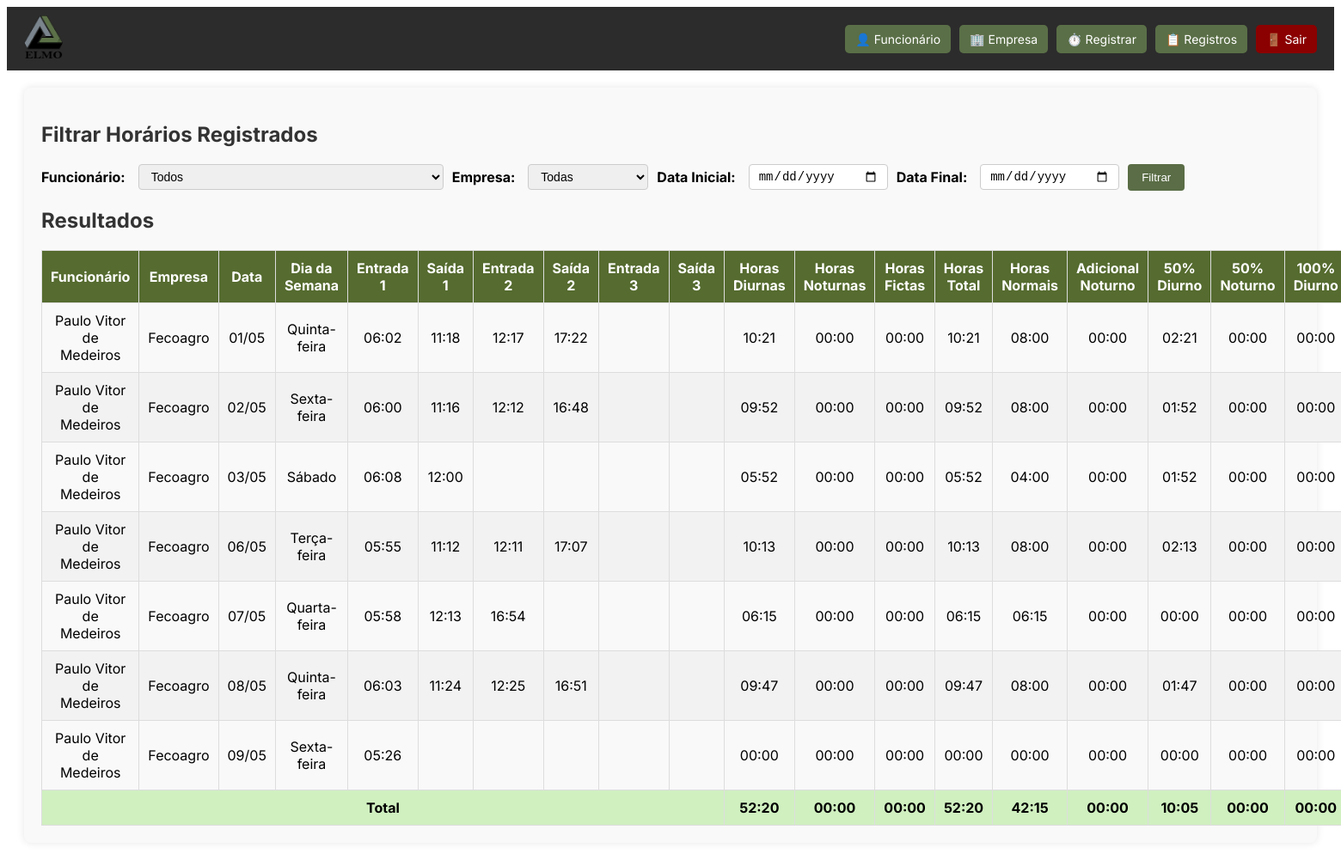
/lista-registros?funcionario_id=16 (signed in), run on the app's committed database.
### models.py (models this page shows)
class Ponto(db.Model):
    id = db.Column(db.Integer, primary_key=True)
    funcionario_id = db.Column(db.Integer, db.ForeignKey('funcionario.id'), nullable=False)
    empresa_id = db.Column(db.Integer, db.ForeignKey('empresa.id'), nullable=False)
    data = db.Column(db.String(10), nullable=False)
    entrada1 = db.Column(db.String(5))
    saida1 = db.Column(db.String(5))
    entrada2 = db.Column(db.String(5))
    saida2 = db.Column(db.String(5))
    entrada3 = db.Column(db.String(5))
    saida3 = db.Column(db.String(5))
    funcionario = db.relationship('Funcionario', backref=db.backref('pontos', lazy=True))
    empresa = db.relationship('Empresa', backref=db.backref('pontos', lazy=True))

class Funcionario(db.Model):
    id = db.Column(db.Integer, primary_key=True)
    nome = db.Column(db.String(100), nullable=False)
    cpf = db.Column(db.String(14), unique=True, nullable=True)

class Empresa(db.Model):
    id = db.Column(db.Integer, primary_key=True)
    nome = db.Column(db.String(100), nullable=False)
    vale_alimentacao = db.Column(db.Float, nullable=False)

### app.py (the view, shortened to what this page needs)
@app.route("/lista-registros", methods=["GET"])
def lista_registros():
    if not session.get("usuario_logado"):
        return redirect(url_for("login"))
    funcionarios = Funcionario.query.order_by(Funcionario.nome.asc()).all()
    empresas = Empresa.query.order_by(Empresa.nome.asc()).all()
    query = Ponto.query
    funcionario_id = request.args.get("funcionario_id")
    empresa_id = request.args.get("empresa_id")
    data_ini = request.args.get("data_ini")
    data_fim = request.args.get("data_fim")
    if funcionario_id:
        query = query.filter_by(funcionario_id=funcionario_id)
    if empresa_id:
        query = query.filter_by(empresa_id=empresa_id)
    if data_ini:
        query = query.filter(Ponto.data >= data_ini)
    if data_fim:
        query = query.filter(Ponto.data <= data_fim)
    pontos = []
    if funcionario_id or empresa_id or data_ini or data_fim:
        pontos = query.order_by(Ponto.data.asc()).all()
    INIDIA = time(5, 0)
    FIMDIA = time(22, 0)
    ININOT = time(22, 0)
    FIMNOT = time(5, 0)
    def to_time(valor):
        if isinstance(valor, str):
            return datetime.strptime(valor, "%H:%M").time()
        return valor
    for ponto in pontos:
        if isinstance(ponto.data, str):
            ponto.data_obj = datetime.strptime(ponto.data, "%Y-%m-%d")
        else:
            ponto.data_obj = ponto.data
        ponto.horas_diurnas_reais = timedelta()
        ponto.horas_noturnas_reais = timedelta()
        ponto.horas_fictas = timedelta()
        ponto.horas_adicional = timedelta()
        ponto.horas_adicional_ficta = timedelta()
        ponto.horas_diurnas = timedelta()
        ponto.horas_noturnas = timedelta()
        ponto.horas_total = timedelta()
        ponto.extra_50_diurno = timedelta()
        ponto.extra_50_noturno = timedelta()
        ponto.extra_50_noturno_reais = timedelta()
        ponto.extra_100_diurno = timedelta()
        ponto.extra_100_noturno = timedelta()
        ponto.horas_normais = timedelta(hours=8)
        if ponto.data_obj.weekday() == 5:
            ponto.horas_normais = timedelta(hours=4)
        turnos = [(ponto.entrada1, ponto.saida1), (ponto.entrada2, ponto.saida2), (ponto.entrada3, ponto.saida3)]
        minutos_marcados = []
        for entrada, saida in turnos:
            if entrada and saida:
                entrada = to_time(entrada)
                saida = to_time(saida)
                entrada_dt = datetime.combine(ponto.data_obj, entrada)
                saida_dt = datetime.combine(ponto.data_obj, saida)
                if saida < entrada:
                    saida_dt += timedelta(days=1)
                atual = entrada_dt
                while atual < saida_dt:
                    minutos_marcados.append(atual)
                    atual += timedelta(minutes=1)
        acumulado_domingo = timedelta()
        duracao_dentro_domingo = timedelta()
        for minuto in minutos_marcados:
            hora = minuto.time()
            tipo = "diurna"
            if hora >= ININOT or hora < FIMNOT:
                tipo = "noturna"
            if ponto.horas_normais > timedelta():
                ponto.horas_normais -= timedelta(minutes=1)
                if tipo == "diurna":
                    ponto.horas_diurnas += timedelta(minutes=1)
                    ponto.horas_diurnas_reais += timedelta(minutes=1)
                else:
                    ponto.horas_noturnas_reais += timedelta(minutes=1)
                    ponto.horas_adicional += timedelta(minutes=1)
            else:
                if tipo == "diurna":
                    ponto.extra_50_diurno += timedelta(minutes=1)
                    ponto.horas_diurnas_reais += timedelta(minutes=1)
                else:
                    ponto.extra_50_noturno_reais += timedelta(minutes=1)
                    ponto.horas_noturnas_reais += timedelta(minutes=1)
        if ponto.data_obj.weekday() < 5:
            ponto.horas_noturnas = ponto.horas_noturnas_reais * 1.142857
            ponto.horas_total = ponto.horas_diurnas_reais + ponto.horas_noturnas
            ponto.horas_fictas= ponto.horas_noturnas_reais * 0.142857
            carga_horaria_diaria = timedelta(hours=8)
            jornada_total = ponto.horas_diurnas_reais + ponto.horas_noturnas
            if jornada_total < carga_horaria_diaria:
                ponto.horas_normais = jornada_total
            else:
                ponto.horas_normais = carga_horaria_diaria
                ponto.extra_50_noturno = ( ponto.extra_50_noturno_reais * 1.142857 ) + ( ponto.horas_adicional * 0.142857 )
        if ponto.data_obj.weekday() == 5:
            ponto.horas_noturnas = ponto.horas_noturnas_reais * 1.142857
            ponto.horas_total = ponto.horas_diurnas_reais + ponto.horas_noturnas
            ponto.horas_fictas= ponto.horas_noturnas_reais * 0.142857
            carga_horaria_diaria = timedelta(hours=4)
            jornada_total = ponto.horas_diurnas_reais + ponto.horas_noturnas
            extra_total = max(timedelta(), jornada_total - carga_horaria_diaria)
            ponto.extra_50_noturno = ponto.extra_50_noturno_reais * 1.142857
            if ponto.horas_adicional > timedelta():
                ponto.extra_50_noturno = ponto.horas_adicional * 0.142857
            if jornada_total < carga_horaria_diaria:
                ponto.horas_normais = jornada_total
                ponto.horas_adicional = ponto.horas_noturnas
            else:
                ponto.horas_normais = carga_horaria_diaria
    total = {
            "horas_diurnas": timedelta(),
            "horas_noturnas": timedelta(),
            "horas_fictas": timedelta(),
            "horas_total": timedelta(),
            "horas_normais": timedelta(),
            "horas_adicional": timedelta(),
            "extra_50_diurno": timedelta(),
            "extra_50_noturno": timedelta(),
            "extra_100_diurno": timedelta(),
            "extra_100_noturno": timedelta(),
        }
    for ponto in pontos:
            total["horas_diurnas"] += ponto.horas_diurnas_reais
            total["horas_noturnas"] += ponto.horas_noturnas
            total["horas_fictas"] += ponto.horas_fictas
            total["horas_total"] += ponto.horas_total
            total["horas_normais"] += ponto.horas_normais
            total["horas_adicional"] += ponto.horas_adicional
            total["extra_50_diurno"] += ponto.extra_50_diurno
            total["extra_50_noturno"] += ponto.extra_50_noturno
            total["extra_100_diurno"] += ponto.extra_100_diurno
            total["extra_100_noturno"] += ponto.extra_100_noturno
    return render_template("lista_registros.html", pontos=pontos, funcionarios=funcionarios, empresas=empresas, total=total)

### app.py (called while the page is built)
@app.template_filter('horario_formatado')
def horario_formatado(value):
    if not value:
        return "00:00"
    total_minutes = int(value.total_seconds() // 60)
    horas = total_minutes // 60
    minutos = total_minutes % 60
    return f"{horas:02d}:{minutos:02d}"

@app.template_filter('formatar_dia_semana')
def formatar_dia_semana(data):
    return format_datetime(data, "EEEE", locale='pt_BR').capitalize()

### templates/lista_registros.html (shortened to what this page needs)
{% extends "base.html" %}
{% block content %}
<div class="box">
    <h2>Filtrar Horários Registrados</h2>
    <form method="GET" class="filter-lista-form">
        <label for="funcionario_id">Funcionário:</label>
        <select name="funcionario_id" id="funcionario_id">
            <option value="">Todos</option>
        </select>
        <label for="empresa_id">Empresa:</label>
        <select name="empresa_id" id="empresa_id">
            <option value="">Todas</option>
        </select>
        <label for="data_ini">Data Inicial:</label>
        <input type="date" name="data_ini" id="data_ini">
        <label for="data_fim">Data Final:</label>
        <input type="date" name="data_fim" id="data_fim">
        <button type="submit" class="btn-lista-filter">Filtrar</button>
    </form>
</div>
<div class="box">
    <h2>Resultados</h2>
    <div class="table-responsive">
        <table class="styled-table">
            <thead>
                <tr>
                    <th>Funcionário</th>
                    <th>Empresa</th>
                    <th>Data</th>
                    <th>Dia da Semana</th>
                    <th>Entrada 1</th><th>Saída 1</th>
                    <th>Entrada 2</th><th>Saída 2</th>
                    <th>Entrada 3</th><th>Saída 3</th>
                    <th>Horas Diurnas</th>
                    <th>Horas Noturnas</th>
                    <th>Horas Fictas</th>
                    <th>Horas Total</th>
                    <th>Horas Normais</th>
                    <th>Adicional Noturno</th>
                    <th>50% Diurno</th>
                    <th>50% Noturno</th>
                    <th>100% Diurno</th>
                </tr>
            </thead>
            <tbody>
                {% for p in pontos %}
                <tr class="{% if p.data_obj | formatar_dia_semana == 'Domingo' %}domingo{% endif %}">
                    <td>{{ p.funcionario.nome }}</td>
                    <td>{{ p.empresa.nome }}</td>
                    <td>{{ p.data_obj.strftime('%d/%m') }}</td>
                    <td>{{ p.data_obj | formatar_dia_semana }}</td>
                    <td>{{ p.entrada1 or '' }}</td><td>{{ p.saida1 or '' }}</td>
                    <td>{{ p.entrada2 or '' }}</td><td>{{ p.saida2 or '' }}</td>
                    <td>{{ p.entrada3 or '' }}</td><td>{{ p.saida3 or '' }}</td>
                    <td>{{ p.horas_diurnas_reais|horario_formatado }}</td>
                    <td>{{ p.horas_noturnas|horario_formatado }}</td>
                    <td>{{ p.horas_fictas|horario_formatado }}</td>
                    <td>{{ p.horas_total|horario_formatado }}</td>
                    <td>{{ p.horas_normais|horario_formatado }}</td>
                    <td>{{ p.horas_adicional|horario_formatado }}</td>
                    <td>{{ p.extra_50_diurno|horario_formatado }}</td>
                    <td>{{ p.extra_50_noturno|horario_formatado }}</td>
                    <td>{{ p.extra_100_diurno|horario_formatado }}</td>
                </tr>
                {% endfor %}
            </tbody>
            <tfoot>
                <tr class="total-row">
                    <td colspan="10">Total</td>
                    <td>{{ total.horas_diurnas|horario_formatado }}</td>
                    <td>{{ total.horas_noturnas|horario_formatado }}</td>
                    <td>{{ total.horas_fictas|horario_formatado }}</td>
                    <td>{{ total.horas_total|horario_formatado }}</td>
                    <td>{{ total.horas_normais|horario_formatado }}</td>
                    <td>{{ total.horas_adicional|horario_formatado }}</td>
                    <td>{{ total.extra_50_diurno|horario_formatado }}</td>
                    <td>{{ total.extra_50_noturno|horario_formatado }}</td>
                    <td>{{ total.extra_100_diurno|horario_formatado }}</td>
                </tr>
            </tfoot>
        </table>
    </div>
</div>
{% endblock %}

### static/style.css (style rules this page uses)
h2, h3 { color: #333; }
table { width: 100%; border-collapse: collapse; margin-top: 20px; }
table th, table td { border: 1px solid #ccc; padding: 8px; text-align: center; }
table th { background-color: #6a7751; color: white; }
table tr:nth-child(even) { background-color: #f5f5f5; }
h2 { margin-bottom: 20px; color: #333; }
form { display: flex; flex-wrap: wrap; gap: 10px; align-items: center; }
label { font-weight: bold; margin-right: 5px; }
input[type="date"], input[type="time"], select { padding: 6px 8px; border: 1px solid #ccc; border-radius: 5px; outline: none; }
.styled-table { width: 100%; border-collapse: collapse; margin-top: 10px; }
.styled-table th, .styled-table td { border: 1px solid #ddd; padding: 10px; text-align: center; }
.styled-table th { background-color: #556b2f; color: white; }
.styled-table tr:nth-child(even) { background-color: #f2f2f2; }
select, input[type="date"], input[type="time"] { padding: 6px 8px; border: 1px solid #ccc; border-radius: 5px; outline: none; min-width: 140px; }
.filter-lista-form { display: flex; flex-wrap: wrap; align-items: center; gap: 10px; margin-bottom: 20px; }
.filter-lista-form label { margin-right: 5px; font-weight: bold; }
.filter-lista-form select, .filter-lista-form input[type="date"] { padding: 5px 10px; font-size: 14px; border: 1px solid #ccc; border-radius: 4px; }
.btn-lista-filter { background-color: #5a6d46; color: white; border: none; padding: 8px 16px; border-radius: 4px; cursor: pointer; }
.total-row td { background-color: #d0f0c0; font-weight: bold; }
body { font-family: 'Inter', sans-serif; }

### data on the page
Ponto: funcionario.nome "Paulo Vitor de Medeiros", empresa.nome "Fecoagro", data_obj "01/05", data_obj "Quinta-feira", entrada1 "06:02", saida1 "11:18", entrada2 "12:17", saida2 "17:22", horas_diurnas_reais|horario_formatado "10:21", horas_noturnas|horario_formatado "00:00", horas_fictas|horario_formatado "00:00", horas_total|horario_formatado "10:21", horas_normais|horario_formatado "08:00", horas_adicional|horario_formatado "00:00", extra_50_diurno|horario_formatado "02:21", extra_50_noturno|horario_formatado "00:00", extra_100_diurno|horario_formatado "00:00"
Ponto: funcionario.nome "Paulo Vitor de Medeiros", empresa.nome "Fecoagro", data_obj "02/05", data_obj "Sexta-feira", entrada1 "06:00", saida1 "11:16", entrada2 "12:12", saida2 "16:48", horas_diurnas_reais|horario_formatado "09:52", horas_noturnas|horario_formatado "00:00", horas_fictas|horario_formatado "00:00", horas_total|horario_formatado "09:52", horas_normais|horario_formatado "08:00", horas_adicional|horario_formatado "00:00", extra_50_diurno|horario_formatado "01:52", extra_50_noturno|horario_formatado "00:00", extra_100_diurno|horario_formatado "00:00"
Ponto: funcionario.nome "Paulo Vitor de Medeiros", empresa.nome "Fecoagro", data_obj "03/05", data_obj "Sábado", entrada1 "06:08", saida1 "12:00", horas_diurnas_reais|horario_formatado "05:52", horas_noturnas|horario_formatado "00:00", horas_fictas|horario_formatado "00:00", horas_total|horario_formatado "05:52", horas_normais|horario_formatado "04:00", horas_adicional|horario_formatado "00:00", extra_50_diurno|horario_formatado "01:52", extra_50_noturno|horario_formatado "00:00", extra_100_diurno|horario_formatado "00:00"
Ponto: funcionario.nome "Paulo Vitor de Medeiros", empresa.nome "Fecoagro", data_obj "06/05", data_obj "Terça-feira", entrada1 "05:55", saida1 "11:12", entrada2 "12:11", saida2 "17:07", horas_diurnas_reais|horario_formatado "10:13", horas_noturnas|horario_formatado "00:00", horas_fictas|horario_formatado "00:00", horas_total|horario_formatado "10:13", horas_normais|horario_formatado "08:00", horas_adicional|horario_formatado "00:00", extra_50_diurno|horario_formatado "02:13", extra_50_noturno|horario_formatado "00:00", extra_100_diurno|horario_formatado "00:00"
Ponto: funcionario.nome "Paulo Vitor de Medeiros", empresa.nome "Fecoagro", data_obj "07/05", data_obj "Quarta-feira", entrada1 "05:58", saida1 "12:13", entrada2 "16:54", horas_diurnas_reais|horario_formatado "06:15", horas_noturnas|horario_formatado "00:00", horas_fictas|horario_formatado "00:00", horas_total|horario_formatado "06:15", horas_normais|horario_formatado "06:15", horas_adicional|horario_formatado "00:00", extra_50_diurno|horario_formatado "00:00", extra_50_noturno|horario_formatado "00:00", extra_100_diurno|horario_formatado "00:00"
Ponto: funcionario.nome "Paulo Vitor de Medeiros", empresa.nome "Fecoagro", data_obj "08/05", data_obj "Quinta-feira", entrada1 "06:03", saida1 "11:24", entrada2 "12:25", saida2 "16:51", horas_diurnas_reais|horario_formatado "09:47", horas_noturnas|horario_formatado "00:00", horas_fictas|horario_formatado "00:00", horas_total|horario_formatado "09:47", horas_normais|horario_formatado "08:00", horas_adicional|horario_formatado "00:00", extra_50_diurno|horario_formatado "01:47", extra_50_noturno|horario_formatado "00:00", extra_100_diurno|horario_formatado "00:00"
Ponto: funcionario.nome "Paulo Vitor de Medeiros", empresa.nome "Fecoagro", data_obj "09/05", data_obj "Sexta-feira", entrada1 "05:26", horas_diurnas_reais|horario_formatado "00:00", horas_noturnas|horario_formatado "00:00", horas_fictas|horario_formatado "00:00", horas_total|horario_formatado "00:00", horas_normais|horario_formatado "00:00", horas_adicional|horario_formatado "00:00", extra_50_diurno|horario_formatado "00:00", extra_50_noturno|horario_formatado "00:00", extra_100_diurno|horario_formatado "00:00"

### other printed values
{{ total.horas_diurnas|horario_formatado }} "52:20"
{{ total.horas_noturnas|horario_formatado }} "00:00"
{{ total.horas_fictas|horario_formatado }} "00:00"
{{ total.horas_total|horario_formatado }} "52:20"
{{ total.horas_normais|horario_formatado }} "42:15"
{{ total.horas_adicional|horario_formatado }} "00:00"
{{ total.extra_50_diurno|horario_formatado }} "10:05"
{{ total.extra_50_noturno|horario_formatado }} "00:00"
{{ total.extra_100_diurno|horario_formatado }} "00:00"
